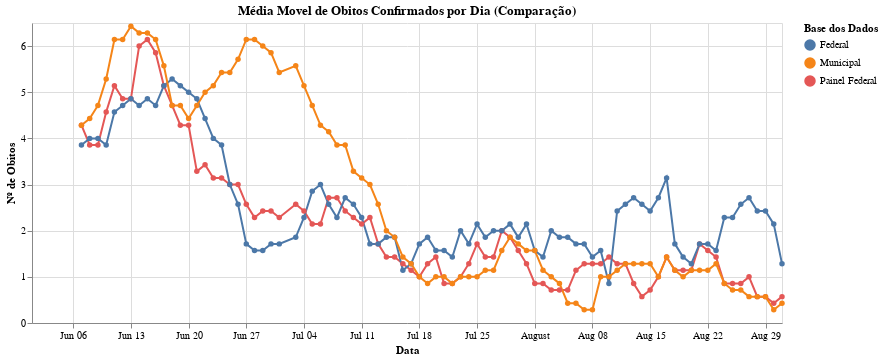

Here is the notebook cell this chart was saved with:
### Code cell
alt.Chart(obitosPorDiaMedMovel).mark_line(point=True).encode(
    alt.X('data:T', title='Data'),
    alt.Y('aplic_por_dia:Q', title='Nº de Obitos'),
    alt.Color('fonte_dados:N', title='Base dos Dados')
).properties(
    width=750,
    title='Média Movel de Obitos Confirmados por Dia (Comparação)'
)

### Figure 1 — Vega-Lite specification as saved in the notebook (floating-point values rounded to 4 significant figures; data arrays with more than 128 entries replaced by an {"elided": "..."} marker saying what was removed)
{"config": {"view": {"continuousWidth": 400, "continuousHeight": 300}}, "data": {"name": "data-7e945644fafa25294bd2fa402ad29253"}, "mark": {"type": "line", "point": true}, "encoding": {"color": {"type": "nominal", "field": "fonte_dados", "title": "Base dos Dados"}, "x": {"type": "temporal", "field": "data", "title": "Data"}, "y": {"type": "quantitative", "field": "aplic_por_dia", "title": "Nº de Obitos"}}, "title": "Média Movel de Obitos Confirmados por Dia (Comparação)", "width": 750, "$schema": "https://vega.github.io/schema/vega-lite/v4.8.1.json", "datasets": {"data-7e945644fafa25294bd2fa402ad29253": {"elided": "273 records"}}}
